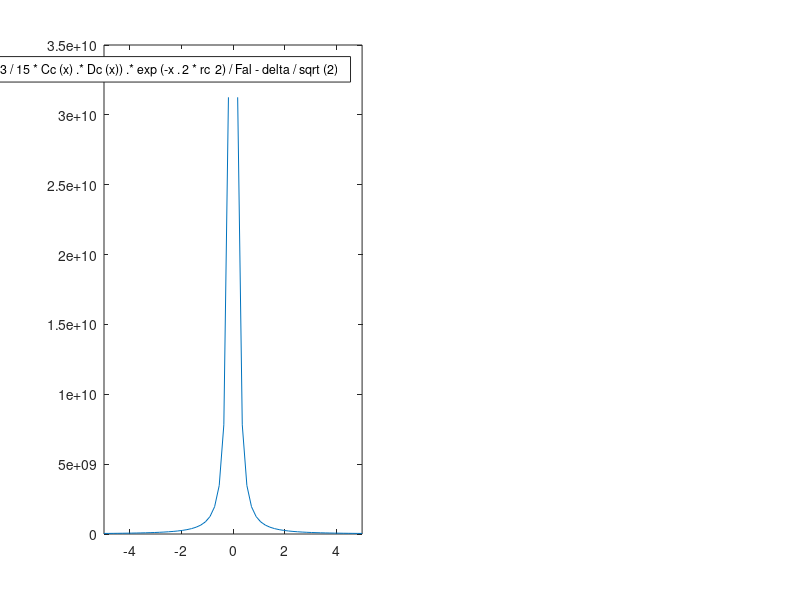

The MATLAB source for this figure: (Note: this script raises an error after producing the figure.)
clc
clear all

mu0 = 4*pi*10^(-7);
rMag = 5e-9;
Ms = 4.5e5;
N = 500;
volFrac = 0.005;

volMag = 4/3*pi*rMag^3;
magMom = volMag*Ms;
M = N*magMom^2;
Fal = 3*mu0*magMom^2/(2*pi*(2*rMag)^4);
L = (N*volMag/volFrac)^(1/3);
rc = 0.5*L;

fac = 1e-7; %mu0/(4*pi)
c = 8*M*sqrt(2*rc^3/(15*N*L^3));
d = rc^2;
delta = 1e-5;

%% real space error
Cc = @(x) 4*(x*rc).^4 + 6*(x*rc).^2 + 3;
Dc = @(x) 8*(x*rc).^6 + 20*(x*rc).^4 + 30*(x*rc).^2 + 15;
fRealExFun = @(x) fac*M./sqrt(L^3*x.^4*rc^9*N).*sqrt(13/6*Cc(x).^2 + 2/15*Dc(x).^2 - 13/15*Cc(x).*Dc(x)).*exp(-x.^2*rc^2)/Fal - delta/sqrt(2);

%% root for exact function
x = linspace(0,1e8,1e4);
Cc = 4*(x*rc).^4 + 6*(x*rc).^2 + 3;
Dc = 8*(x*rc).^6 + 20*(x*rc).^4 + 30*(x*rc).^2 + 15;
fRealEx = fac*M./sqrt(L^3*x.^4*rc^9*N).*sqrt(13/6*Cc.^2 + 2/15*Dc.^2 - 13/15*Cc.*Dc).*exp(-x.^2*rc^2)/Fal - delta/sqrt(2);

for i = 1:10000
    if fRealEx(i) > 0
        continue;
    else
        idxSmall = i;
        break;
    end
end

idxBig = idxSmall - 1;
y2 = fRealEx(idxSmall);
y1 = fRealEx(idxBig);
x2 = x(idxSmall);
x1 = x(idxBig);
k = (y2-y1)/(x2-x1);
alpha = (0 - y1)/(y2-y1)*(x2-x1) + x1;
disp(alpha*L)

figure(1)
subplot(1,2,1)
fplot(fRealExFun)
hold on
yline(0);
xline(alpha);
grid on
axis([0 1e8 -1e-4 1e-3])
xlabel('\alpha')
ylabel('\Delta F in N')
title('\alpha for given error tolerance and r_c')

%% fourier space error
c1 = 8*pi*M/L^3*sqrt(2*pi/(15*N));
d1 = (pi/(alpha*L))^2;
fRez = @(x) fac*c1*alpha*x.^1.5.*exp(-d1*x.^2)/Fal - delta/sqrt(2);
f1Rez = @(x) fac*c1*alpha*(1.5*sqrt(x).*exp(-d1*x.^2) + x.^1.5.*(-d1*2*x).*exp(-d1*x.^2))/Fal;

% find maximum value for starting value
xLin = linspace(0,30,1e3);
fLin = fac*c1*alpha*xLin.^1.5.*exp(-d1*xLin.^2)/Fal - delta/sqrt(2);

maxVal = max(fLin);
maxIdx = find(fLin == maxVal);
idx = find(fLin < 0.5*maxVal);
idx = idx(idx > maxIdx);
idx = idx(1);
kc = xLin(idx);

err = 1;
i = 1;

while err > 1e-8
    g = @(x) fRez(kc) + f1Rez(kc)*(x-kc);
    %fplot(g)
    kc = kc - fRez(kc)/f1Rez(kc);
    %xline(kc);
    err = abs(fRez(kc));
    i = i + 1;
end

subplot(1,2,2)
fplot(fRez)
hold on
yline(0);
xline(kc);
grid on
axis([0 30 -1e-4 1e-3])
xlabel('k_c')
ylabel('\Delta F in N')
title('k_c for given error tolerance and r_c')

disp(kc)